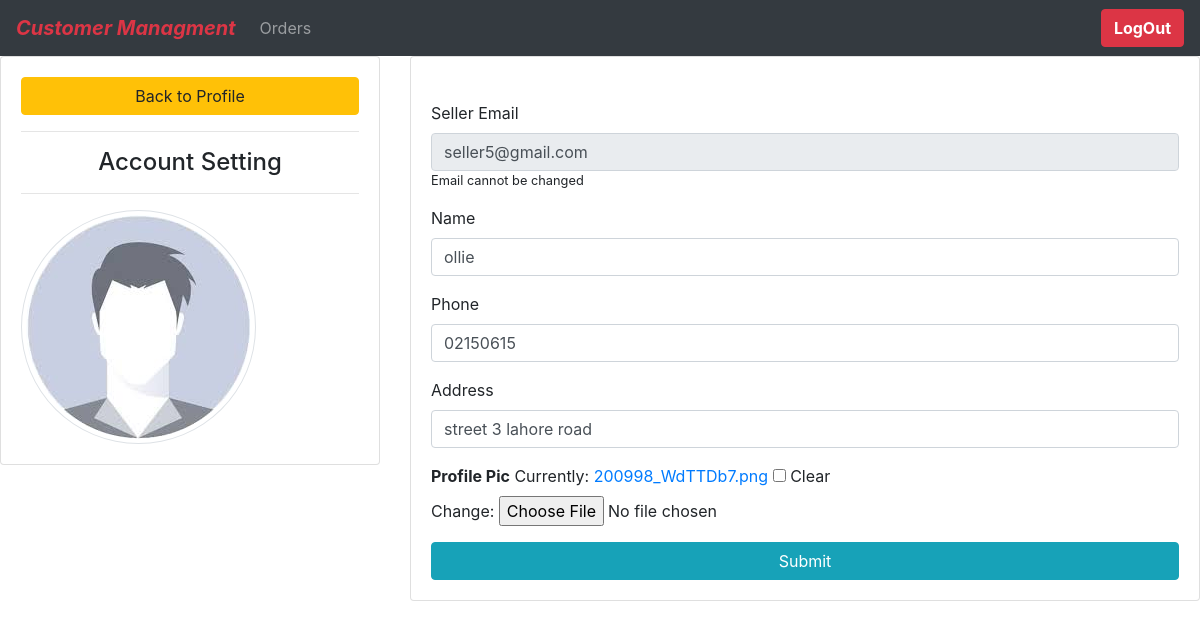
/seller/settings_seller/5 (signed in), run on the app's committed database.
### Authentication/models.py (models this page shows, shortened)
class User(AbstractBaseUser,PermissionsMixin):
    email = models.EmailField( max_length=255, unique=True)
    user_type = models.CharField(max_length=200,choices=USER_TYPE_CHOICES,null=True)
    last_login = models.DateTimeField( blank=True, null=True)
    is_staff = models.BooleanField( default=False)
    is_superuser = models.BooleanField( default=False)
    is_active = models.BooleanField( default=True)
    date_joined = models.DateTimeField(default=timezone.now)
    objects = UserManager()
    USERNAME_FIELD = 'email'
    REQUIRED_FIELDS = []
    class Meta:
        ordering = ['email']

### seller/models.py (models this page shows, shortened)
class Seller(models.Model):
    user = models.OneToOneField(User,on_delete=models.CASCADE,unique=True)
    name = models.CharField(max_length=60,null=True)
    phone = models.CharField(max_length=13,null=True)
    address = models.CharField(max_length=200 , default="address here" ,null=True)
    profile_pic = models.ImageField(null=True, default="defaultprofile.jpg" ,blank=True)
    created_at = models.DateTimeField(auto_now_add=True,max_length=200)
    updated_at = models.DateTimeField(auto_now=True,max_length=200)
    class Meta:
        verbose_name = 'Seller'
        verbose_name_plural = 'Sellers'

### seller/views.py (the view)
# urls.py: path('settings_seller/<str:pk>',settings_seller, name="settings_seller"),
@login_required(login_url="signin")
@user_passes_test(is_user_seller , login_url='signin')
def settings_seller(request ,pk):
    seller =  Seller.objects.get(id=pk)
    form =  SellerForm(instance=seller)
    if request.method == 'POST':
        form = SellerForm(request.POST,request.FILES,instance=seller)
        if form.is_valid():
            form.save()
    context = {'form' : form ,"seller":seller}
    return render(request , 'settings_update_seller.html' , context)

### seller/forms.py
class SellerForm(forms.ModelForm):
    class Meta:
        model = Seller
        fields = '__all__'
        exclude = ['created_at' , 'updated_at']

### seller/views.py (called while the page is built)
def is_user_seller(user):
    if user.user_type=="SELLER" and user.is_active:
        return True

### static/template/settings_update_seller.html (shortened to what this page needs)
{% extends 'main.html' %}
{% load widget_tweaks %}
{% block content %}
<div class="row">
    <div class="col-md-4 ">
        <div class="card">
            <div class="card-body">
            <a href="{% url 'seller-home' request.user.seller.id %}" class="btn btn-block btn-warning">Back to Profile</a>
            <hr>
            <h4 class="card-title text-center mt-3"> Account Setting</h4>
            <hr>
            <img class="img-thumbnail rounded-circle" src="{{request.user.seller.profile_pic.url}}" alt="">
            </div>
        </div>
    </div>
    <div class="col-md">
        <form class="form" method="POST" action="" enctype="multipart/form-data">
            <div class="card">
                <div class="card-body">
                    <br>
                    <div class="form-group">
                        <label class="form-label">Seller Email</label>
                        <input type="text" readonly class="form-control" id="staticEmail" value={{seller.user}} >
                        <small>Email cannot be changed</small>
                    </div>
                    <div class="form-group">
                        <label class="form-label">Name</label>
                        {% render_field form.name  class="form-control" placeholder="First Name .."  %}
                    </div>
                    <div class="form-group">
                        <label class="form-label">Phone</label>
                        {% render_field form.phone  class="form-control" placeholder="Last Name .."  %}
                    </div>
                    <div class="form-group">
                        <label class="form-label">Address</label>
                        {% render_field form.address  class="form-control" placeholder="Last Name .."  %}
                    </div>
                    <div class="form-group">
                        <label class="form-label font-weight-bold">Profile Pic</label>
                        {% render_field form.profile_pic  class="" type="file"   %}
                    </div>
                    <button class="btn btn-block btn-info" type="submit" name="submit"> Submit</button>
                </div>
            </div>
        </form>
    </div>
</div>
{% endblock %}

### data on the page
User: user.seller.profile_pic (placeholder picture)
Seller: user "seller5@gmail.com", name "ollie", phone "02150615", address "street 3 lahore road"
